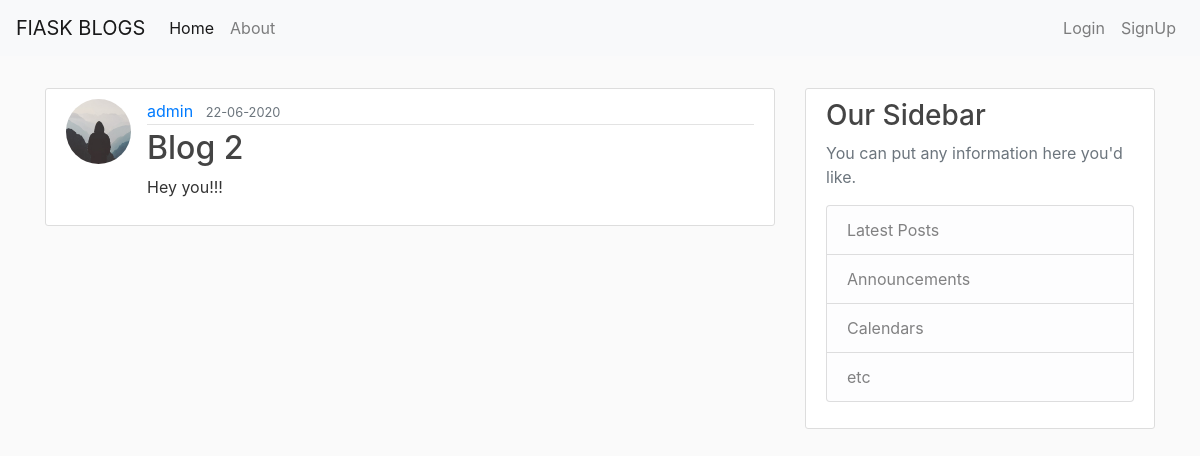
The page /posts/2 on the database its author committed.
### flaskblog/models.py (models this page shows, shortened)
class User(db.Model, UserMixin):
    id = db.Column(db.Integer, primary_key=True)
    username = db.Column(db.String(20), unique=True, nullable=False)
    email = db.Column(db.String(120), unique=True, nullable=False)
    image_file = db.Column(db.String(20), nullable=False, default='default.jpg')
    password = db.Column(db.String(60), nullable=False)
    posts = db.relationship('Post', backref='author', lazy=True)

class Post(db.Model):
    id = db.Column(db.Integer, primary_key=True)
    title = db.Column(db.String(100), nullable=False)
    date_posted = db.Column(db.DateTime, nullable=False, default=datetime.utcnow)
    content = db.Column(db.Text, nullable=False)
    user_id = db.Column(db.Integer, db.ForeignKey('user.id'), nullable=False)

### flaskblog/posts/routes.py (the view)
@posts.route('/posts/<int:post_id>')
def post(post_id):
    post = Post.query.get_or_404(post_id)
    return render_template('post.html', title=post.title, post=post)

### flaskblog/templates/post.html (shortened to what this page needs)
{% extends "layout.html" %}
{% block content %}
    <article class="media content-section">
        <img src="{{ url_for('static', filename='profile_pics/' + post.author.image_file) }}" alt="" class="rounded-circle article-img">
        <div class="media-body">
            <div class="article-metadata">
                <a class="mr-2" href="{{ url_for('users.user_posts', username=post.author.username) }}">{{ post.author.username }}</a>
                <small class="text-muted">{{ post.date_posted.strftime('%d-%m-%Y') }}</small>
            </div>
            <h2 class="article-title">{{ post.title }}</h2>
            <p class="article-content">{{ post.content }}</p>
        </div>
    </article>
{% endblock content %}

### flaskblog/static/main.css (style rules this page uses)
body { background: #fafafa; color: #333333; margin: 0; }
h1, h2, h3, h4, h5, h6 { color: #444444; }
.content-section { background: #ffffff; padding: 10px 20px; border: 1px solid #dddddd; border-radius: 3px; margin-bottom: 20px; }
.article-title { color: #444444; }
.article-content { white-space: pre-line; }
.article-img { height: 65px; width: 65px; margin-right: 16px; }
.article-metadata { padding-bottom: 1px; margin-bottom: 4px; border-bottom: 1px solid #e3e3e3 }

### rows shown on the page
User: image_file (placeholder picture), author.username "admin"
Post: date_posted "22-06-2020", title "Blog 2", content "Hey you!!!"
